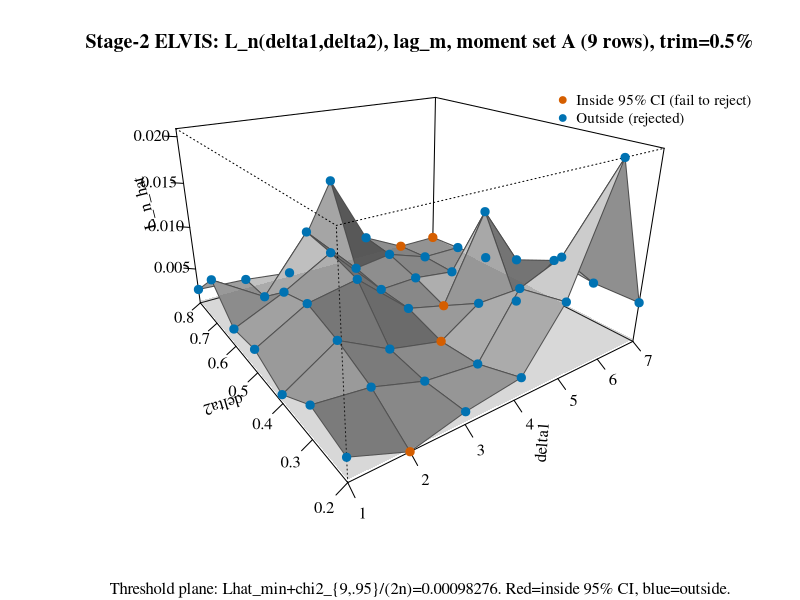

Reproduce this figure in R.
## Stage-2 ELVIS: (delta1,delta2) grid, 3D CUE-objective surface + chi-sq
## test-inversion, moment set A (9 rows), trim=0.5%, lag_m, C++ deltagrid
## mode (2026-09-08). 3D perspective surface (base R persp(), the 7x7 grid
## is exactly regular so no interpolation is needed) with a translucent
## threshold plane at Lhat_min + chi2_{9,.95}/(2n) -- points below the plane
## are inside the 95% confidence region, mirroring Schennach's own style of
## showing the CUE objective surface with the confidence-region cutoff.

df <- read.csv("Code/Products/1240-deltagrid-lag_m-combined.csv")

qc <- qchisq(0.95, 9); n <- 32232
Lmin <- min(df$Lhat)
thr <- Lmin + qc / (2 * n)

d1s <- sort(unique(df$delta1))
d2s <- sort(unique(df$delta2))
Z <- matrix(NA, length(d1s), length(d2s))
for (i in seq_along(d1s)) for (j in seq_along(d2s)) {
    v <- df$Lhat[df$delta1 == d1s[i] & df$delta2 == d2s[j]]
    Z[i, j] <- if (length(v) == 1) v else NA
}

wong_blue <- "#0072B2"; wong_red <- "#D55E00"

png("Paper/images/1241-stage2-deltagrid-lag_m-3d.png", width = 2400, height = 1800, res = 220)
par(family = "Times")
res <- persp(d1s, d2s, Z, theta = -35, phi = 22, expand = 0.6, col = "lightgrey",
             border = "grey30", ticktype = "detailed", shade = 0.4,
             xlab = "delta1", ylab = "delta2", zlab = "L_n_hat",
             main = "Stage-2 ELVIS: L_n(delta1,delta2), lag_m, moment set A (9 rows), trim=0.5%",
             sub = sprintf("Threshold plane: Lhat_min+chi2_{9,.95}/(2n)=%.5g. Red=inside 95%% CI, blue=outside.", thr))

## Threshold plane (semi-transparent), drawn as 4 corner points of the (d1,d2) box at z=thr
corners <- expand.grid(d1 = range(d1s), d2 = range(d2s))
poly_pts <- trans3d(c(min(d1s), max(d1s), max(d1s), min(d1s)),
                     c(min(d2s), min(d2s), max(d2s), max(d2s)), thr, res)
polygon(poly_pts, col = adjustcolor("grey40", alpha.f = 0.25), border = NA)

## Overlay every actual fitted point, colored pass/fail
pts <- trans3d(df$delta1, df$delta2, df$Lhat, res)
points(pts, pch = 19, cex = 1.1, col = ifelse(df$Lhat <= thr, wong_red, wong_blue))

legend("topright", legend = c("Inside 95% CI (fail to reject)", "Outside (rejected)"),
       col = c(wong_red, wong_blue), pch = 19, bty = "n", cex = 0.9)
dev.off()
cat("Saved: Paper/images/1241-stage2-deltagrid-lag_m-3d.png\n")
